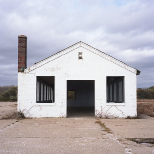
#> input picture cv2/images/house.jpg, 154 x 154 px
$ jupyter execute --allow-errors opencv_5.ipynb
#> lines starting #> are read from the running program, lines starting #| are printed output that depends on the picture; after the words box and inside, x2 and y2 are one past the last pixel; in counts of white or black regions, pixels touching at a corner belong together
[cell 1]
import cv2
import numpy as np
import matplotlib.pyplot as plt

[cell 2]
#fast detector with brief
img = cv2.imread('./images/house.jpg')
#> img is the input picture: shape (154, 154, 3); mean B, G, R 185.3, 179.6, 183.6

gray = cv2.cvtColor(img, cv2.COLOR_BGR2GRAY)

#FAST detector
fast = cv2.FastFeatureDetector_create()

#BRIEF extractor
brief = cv2.xfeatures2d.BriefDescriptorExtractor_create()

#find keyboard with STAR
keypoint = fast.detect(gray, None)
#> keypoint = 499 keypoints; strongest (x, y, size): (107, 77, 7), (37, 77, 7), (67, 81, 7), (92, 80, 7)

keypoint, descriptor = brief.compute(gray, keypoint)
#> keypoint = 246 keypoints; strongest (x, y, size): (107, 77, 7), (37, 77, 7), (67, 81, 7), (92, 80, 7)

cv2.drawKeypoints(img, keypoint, img, color=(0,255,0))

plt.imshow(img)
plt.title('brief_extractor', fontsize=20, color='b')
plt.show()

[cell 3]
#fast detector
img = cv2.imread('./images/tool.png')
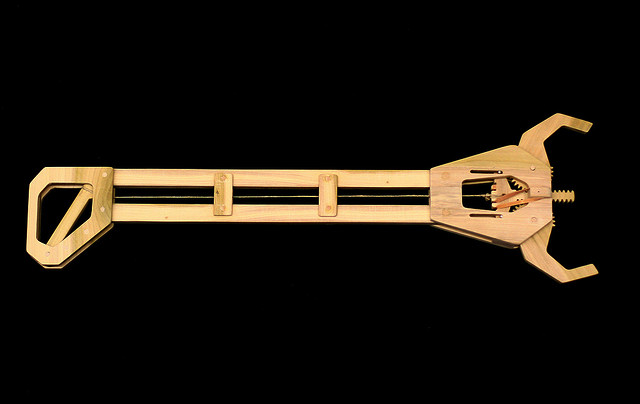
#> input picture cv2/images/tool.png, 640 x 404 px
#> img is the input picture: shape (404, 640, 3); mean B, G, R 13.9, 21.2, 26.6

gray = cv2.cvtColor(img, cv2.COLOR_BGR2GRAY)
#> gray: shape (404, 640)

#FAST detector
fast = cv2.FastFeatureDetector_create()

#detect keypoint
keypoint = fast.detect(gray, None)
#> keypoint = 847 keypoints; strongest (x, y, size): (515, 184, 7), (554, 225, 7), (45, 167, 7), (592, 264, 7)
print('Number of keypoint with non max suppression:', len(keypoint))
#| Number of keypoint with non max suppression: 847

img_nonmax = img.copy()
cv2.drawKeypoints(img, keypoint, img_nonmax, color=(0,255,0), flags=cv2.DRAW_MATCHES_FLAGS_DRAW_RICH_KEYPOINTS)
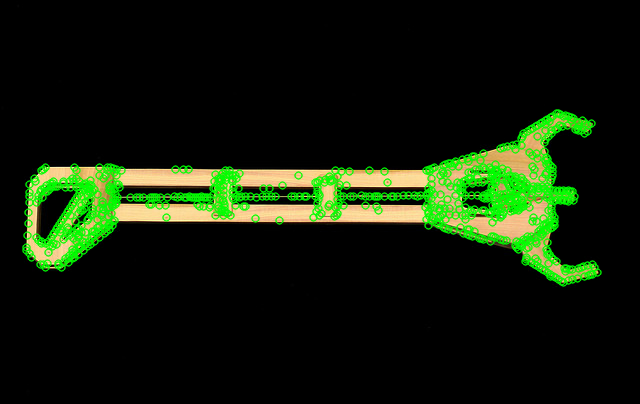
#> img_nonmax: shape (404, 640, 3); 9.92% of pixels changed, all inside (x1, y1, x2, y2) = (21, 109, 603, 288)


fast.setNonmaxSuppression(False)


keypoint = fast.detect(gray, None)
#> keypoint = 3132 keypoints; strongest (x, y, size): (555, 113, 7), (556, 113, 7), (557, 113, 7), (558, 113, 7)
print('Number of keypoint without non max suppression:', len(keypoint))
#| Number of keypoint without non max suppression: 3132

img_without_nonmax = img.copy()
cv2.drawKeypoints(img, keypoint, img_without_nonmax, color=(0,255,0), flags=cv2.DRAW_MATCHES_FLAGS_DRAW_RICH_KEYPOINTS)
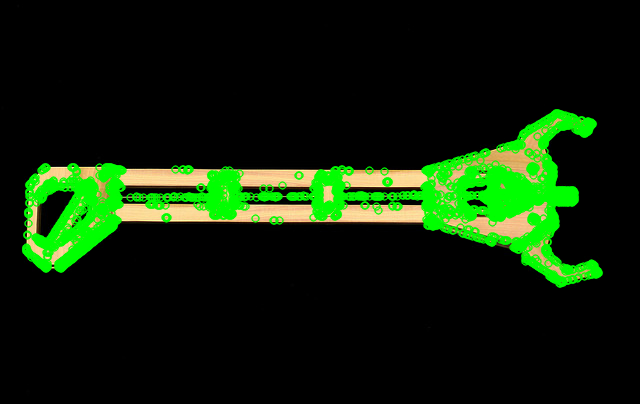
#> img_without_nonmax: shape (404, 640, 3); 11.1% of pixels changed, all inside (x1, y1, x2, y2) = (21, 109, 604, 289)

fig, ax = plt.subplots(2,1, figsize=(40,20))
ax[0].imshow(img_nonmax)
ax[0].set_title('img nonmax', fontsize=20, color='b')

ax[1].imshow(img_without_nonmax)
ax[1].set_title('img without nonmax', fontsize=20, color='b')

plt.show()
#> figure, not shown here; B, G, R data is drawn as R, G, B

[cell 4]
#good features

img = cv2.imread('./images/box.png')
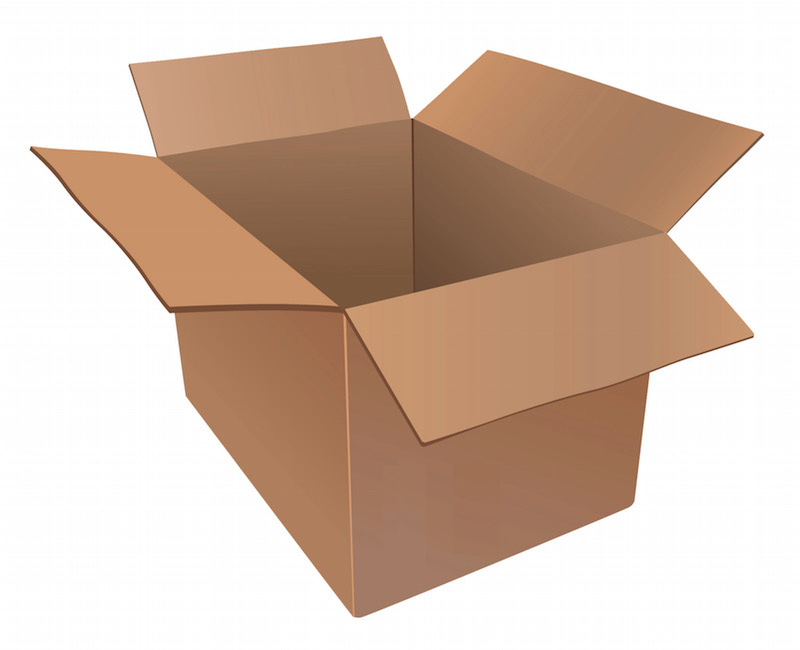
#> input picture cv2/images/box.png, 800 x 650 px
#> img is the input picture: shape (650, 800, 3); mean B, G, R 175.2, 190.6, 213

gray = cv2.cvtColor(img, cv2.COLOR_BGR2GRAY)
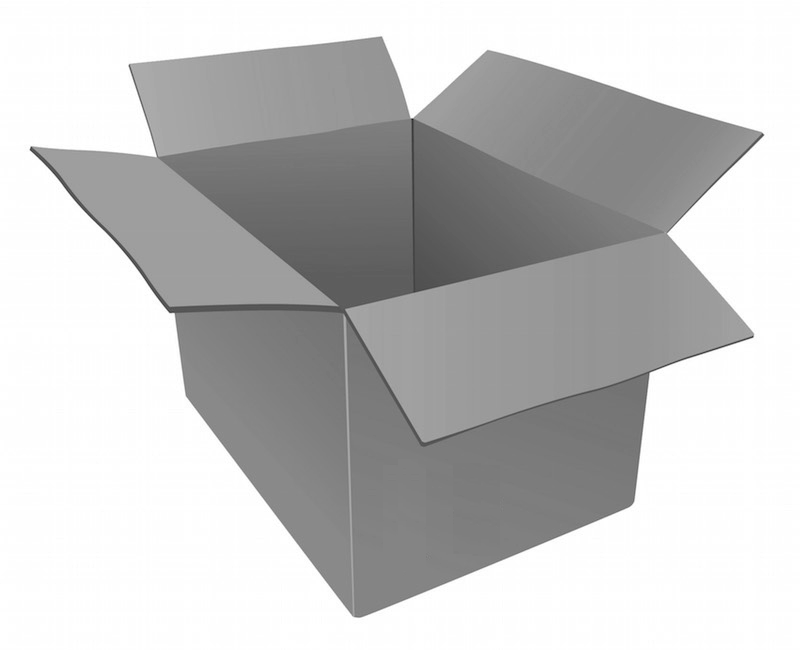
#> gray: shape (650, 800); min 20, max 255, mean 195.6

#max corner = 18
corner = cv2.goodFeaturesToTrack(gray, 18,0.05,20)
#> corner = 13 rows, first 8: [31, 147], [762, 134], [752, 336], [155, 156], [173, 314], [129, 65], [410, 117], [650, 373]
corner = np.float32(corner)

for item in corner:
    x, y = item[0]
    cv2.circle(img, (x, y), 5, (0,255,0), 3)
#> this loop made 13 passes
#> (x, y) on passes 1 to 12: (31, 147), (762, 134), (752, 336), (155, 156), (173, 314), (129, 65), (410, 117), (650, 373), (667, 233), (381, 37), (346, 309), (487, 50)
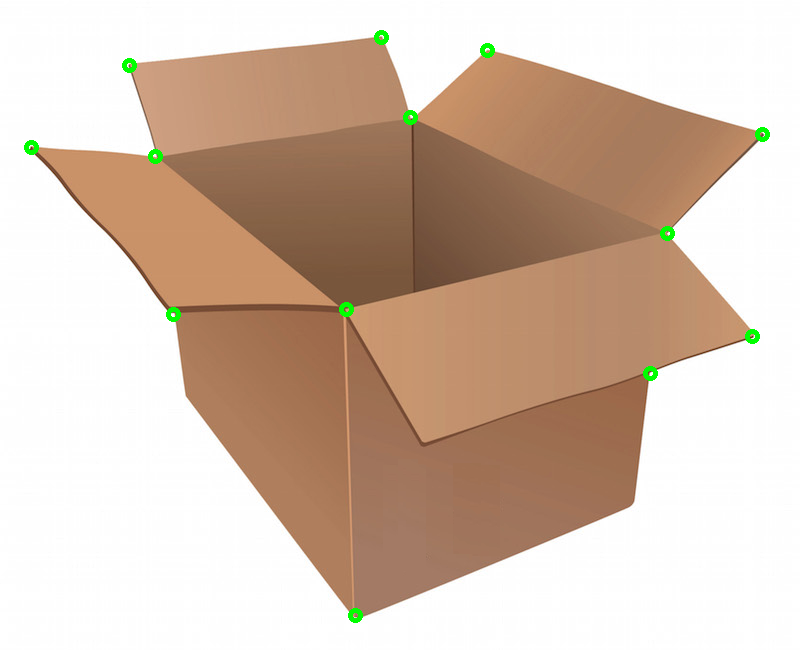
#> img: shape (650, 800, 3); 0.39% of pixels changed, all inside (x1, y1, x2, y2) = (24, 30, 770, 623)


plt.imshow(img)
plt.title('Top 18 features', fontsize=20, color='b')
plt.show()

[cell 5]
#Harris corner

img = cv2.imread('./images/box.png')


def harris_corner(image, blockSize, ksize, k, title):
#> called with blockSize = 4, ksize = 5, k = 0.04, title = 'only shape'
    gray = cv2.cvtColor(image, cv2.COLOR_BGR2GRAY)
    gray = np.float32(gray)

    dst = cv2.cornerHarris(gray, blockSize, ksize, k)
    #dilated making corner
    dst = cv2.dilate(dst, None)
    #threshold optimal
    image[dst>0.005*dst.max()] = [0,0,0]
#> image: shape (650, 800, 3); 0.15% of pixels changed, all inside (x1, y1, x2, y2) = (27, 34, 768, 618)


    plt.imshow(image)
    plt.title(title, fontsize=20, color='b')
    plt.show()

harris_corner(img, 4, 5, 0.04, 'only shape')
harris_corner(img, 16, 5, 0.05, 'also shape')
#> call 2 of harris_corner, with blockSize = 16, ksize = 5, k = 0.05, title = 'also shape'
#> in harris_corner (call 2), `dst = cv2.dilate(dst, None)`:
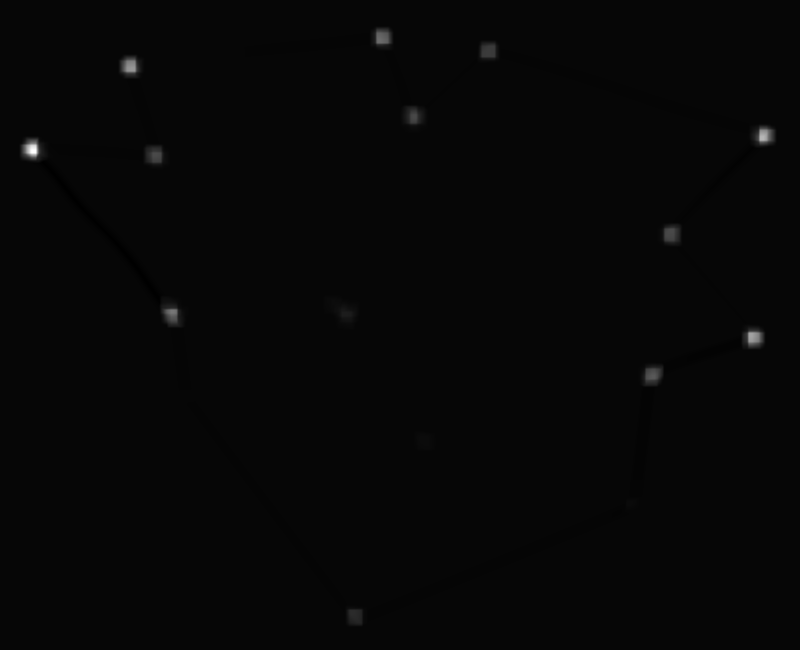
#> dst: shape (650, 800) float32; min -97526520, max 3.82e+09, mean 7040230; drawn with min black and max white
#> in harris_corner (call 2), `image[dst>0.005*dst.max()] = [0,0,0]`: image: shape (650, 800, 3); mean B, G, R 172.6, 187.7, 209.6

[cell 6]
#orb detector

img = cv2.imread('./images/fishing_house.jpg')
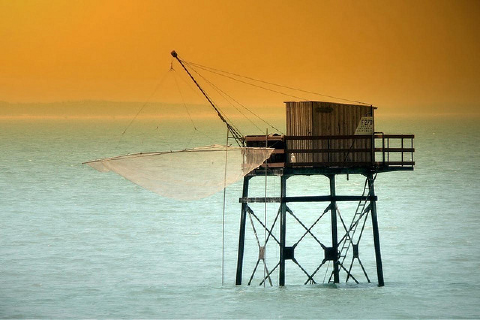
#> input picture cv2/images/fishing_house.jpg, 480 x 320 px
#> img is the input picture: shape (320, 480, 3); mean B, G, R 114.8, 160.3, 173.2
gray = cv2.cvtColor(img, cv2.COLOR_BGR2GRAY)
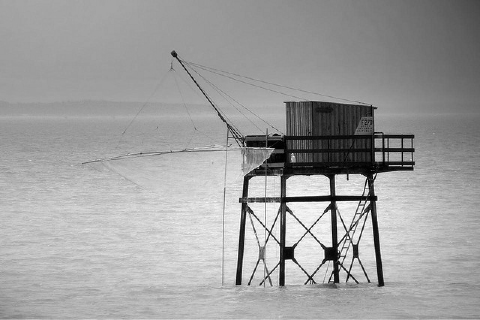
#> gray: shape (320, 480); min 0, max 255, mean 158.9

#initiate orb
orb = cv2.ORB_create()
#keypoint
keypoint = orb.detect(gray, None)
#> keypoint = 500 keypoints; strongest (x, y, size): (329, 203, 31), (348, 228, 31), (328, 192, 44.6), (282, 199, 64.3)
print('Number of keypoint without non max suppression:', len(keypoint))
#| Number of keypoint without non max suppression: 500

keypoint, descriptor = orb.compute(gray, keypoint)

cv2.drawKeypoints(img, keypoint, img, color=(0,255,0))

plt.imshow(img)
plt.title('ORB detector', fontsize=20, color='b')
plt.show()

[cell 7]
#sift detector

img = cv2.imread('./images/fishing_house.jpg')
gray = cv2.cvtColor(img, cv2.COLOR_BGR2GRAY)

sift = cv2.xfeatures2d.SIFT_create()
#keypoint
keypoint = sift.detect(gray, None)
#> keypoint = 290 keypoints; strongest (x, y, size): (287, 253, 9.6), (331, 253, 10.3), (368, 202, 2.3), (329, 202, 1.9)
print('Number of keypoint:', len(keypoint))
#| Number of keypoint: 290

keypoint, descriptor = sift.compute(gray, keypoint)

cv2.drawKeypoints(img, keypoint, img, color=(0,255,0))
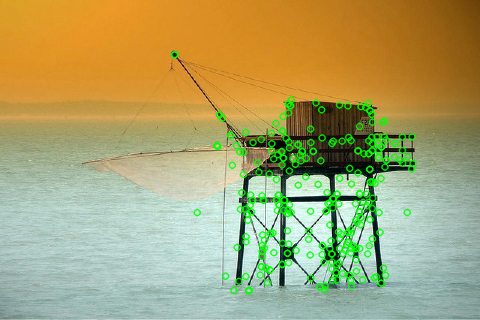
#> img: shape (320, 480, 3); mean B, G, R 110.9, 164.7, 169.1

plt.imshow(img)
plt.title('SIFT detector', fontsize=20, color='b')
plt.show()
